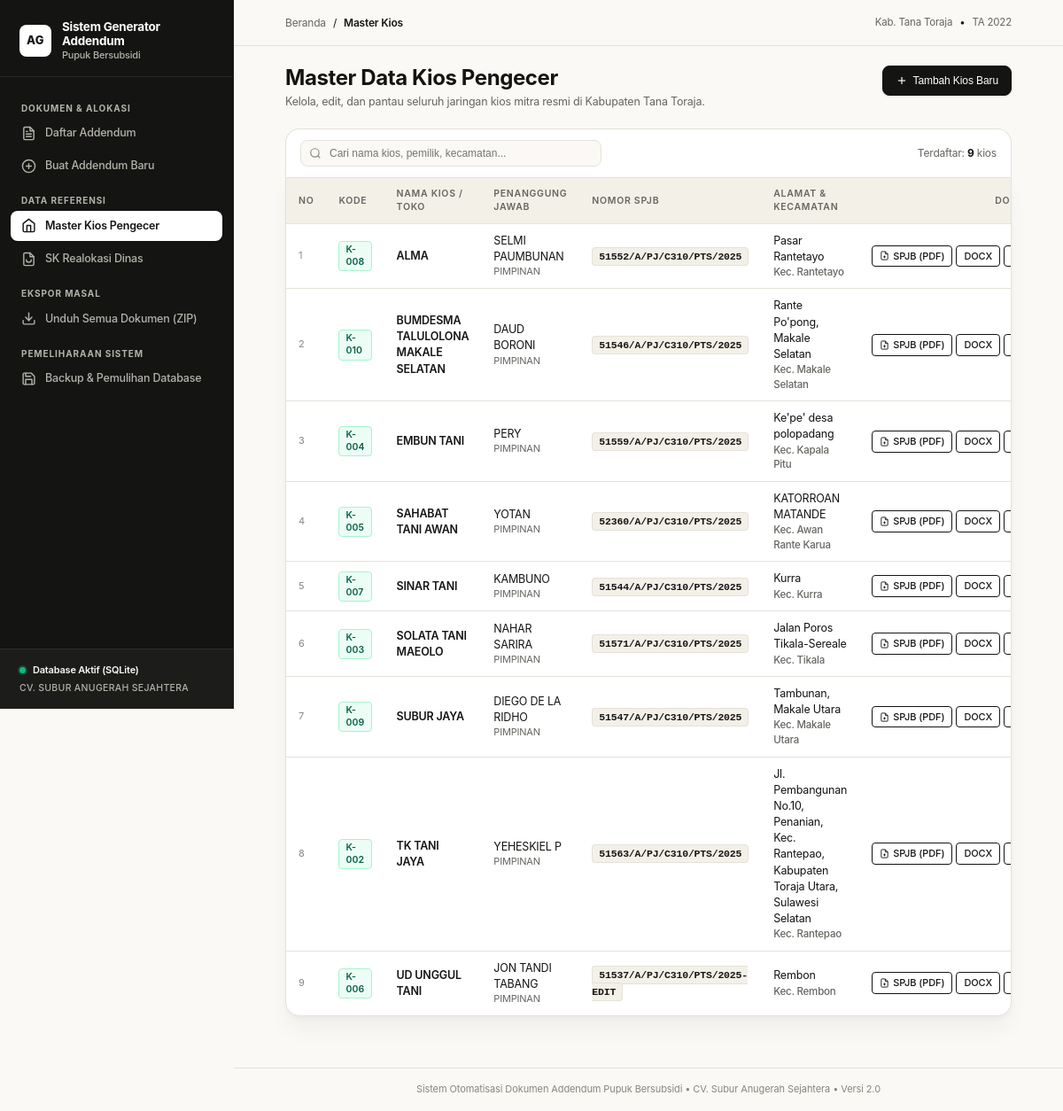
The page /kios on the database its author committed.
### models.py (models this page shows)
class Kios(Base):
    __tablename__ = "kios"
    id = Column(Integer, primary_key=True, autoincrement=True)
    nama_kios = Column(String(150), nullable=False)
    nama_pemilik = Column(String(100), nullable=False)
    jabatan = Column(String(100), default="PIMPINAN")
    alamat = Column(String(255), nullable=False)
    kecamatan = Column(String(255), nullable=False)
    kabupaten = Column(String(100), default="Tana Toraja")
    kode_kios = Column(String(50), nullable=True)
    nomor_spjb = Column(String(150), nullable=True) # Nomor Surat Perjanjian Jual Beli Pokok (misal: 01/SP/CV.ST/I/2022)
    perjanjian_induk = relationship("PerjanjianInduk", back_populates="kios", cascade="all, delete-orphan")

### app.py (the view)
@app.route("/kios")
def kios_list():
    db = get_db()
    kios = db.query(Kios).order_by(Kios.nama_kios).all()
    next_kode_kios = generate_next_kode_kios(db)
    next_nomor_spjb = generate_next_nomor_spjb(db)
    return render_template("kios_list.html", kios=kios, next_kode_kios=next_kode_kios, next_nomor_spjb=next_nomor_spjb)

### app.py (called while the page is built)
def get_db():
    if "db" not in g:
        g.db = SessionLocal()
    return g.db

@app.teardown_appcontext
def teardown_db(exception=None):
    db = g.pop("db", None)
    if db is not None:
        db.close()

def generate_next_kode_kios(db):
    kios_codes = db.query(Kios.kode_kios).filter(Kios.kode_kios.isnot(None)).all()
    max_num = 0
    for (k_code,) in kios_codes:
        if k_code:
            match = re.search(r"K-(\d+)", k_code, re.IGNORECASE)
            if match:
                num = int(match.group(1))
                if num > max_num:
                    max_num = num
            else:
                match_digits = re.search(r"(\d+)", k_code)
                if match_digits:
                    num = int(match_digits.group(1))
                    if num > max_num:
                        max_num = num
    if max_num > 0:
        next_num = max_num + 1
    else:
        next_num = db.query(Kios).count() + 1
    return f"K-{next_num:03d}"

def generate_next_nomor_spjb(db, tahun: int = 2022):
    spjb_list = db.query(Kios.nomor_spjb).filter(Kios.nomor_spjb.isnot(None)).all()
    max_num = 0
    for (spjb,) in spjb_list:
        if spjb:
            match = re.search(r"^(\d+)/SP/", spjb, re.IGNORECASE)
            if match:
                num = int(match.group(1))
                if num > max_num:
                    max_num = num
    if max_num > 0:
        next_num = max_num + 1
    else:
        next_num = db.query(Kios).count() + 1
    return generate_nomor_spjb(next_num, tahun)

### terbilang.py (called while the page is built)
def generate_nomor_spjb(nomor_urut: int, tahun: int = 2022) -> str:
    return f"{nomor_urut:02d}/SP/CV.ST/I/{tahun}"

### templates/kios_list.html (shortened to what this page needs)
{% extends "base.html" %}
{% block breadcrumb %}Master Kios{% endblock %}
{% block content %}
<div class="page-title-group">
  <div>
    <h1 class="page-headline">Master Data Kios Pengecer</h1>
    <p class="page-subheadline">Kelola, edit, dan pantau seluruh jaringan kios mitra resmi di Kabupaten Tana Toraja.</p>
  </div>
  <div class="page-action-buttons">
    <button onclick="openCreateModal()" class="btn btn-primary">
      <svg width="14" height="14" viewBox="0 0 24 24" fill="none" stroke="currentColor" stroke-width="2"><line x1="12" y1="5" x2="12" y2="19"></line><line x1="5" y1="12" x2="19" y2="12"></line></svg>
      Tambah Kios Baru
    </button>
  </div>
</div>
<div class="table-filter-bar">
  <div class="search-input-box">
    <input type="text" id="kiosSearchInput" placeholder="Cari nama kios, pemilik, kecamatan..." onkeyup="filterKiosTable()">
  </div>
  <div style="font-size: 12px; color: var(--text-secondary);">
    Terdaftar: <b style="color: var(--text-primary);">{{ kios|length }}</b> kios
  </div>
</div>
<div class="table-wrapper with-filter">
  <table class="data-table" id="kiosTable">
    <thead>
      <tr>
        <th style="width: 45px;">NO</th>
        <th style="width: 80px;">KODE</th>
        <th>NAMA KIOS / TOKO</th>
        <th>PENANGGUNG JAWAB</th>
        <th style="width: 175px;">NOMOR SPJB</th>
        <th>ALAMAT & KECAMATAN</th>
        <th style="text-align: right; width: 250px;">DOKUMEN & AKSI</th>
      </tr>
    </thead>
    <tbody>
      {% for k in kios %}
      <tr>
        <td style="color: var(--text-muted); font-size: 11px;">{{ loop.index }}</td>
        <td><span class="badge badge-green">{{ k.kode_kios or '-' }}</span></td>
        <td style="font-weight: 600; color: var(--text-primary);">{{ k.nama_kios }}</td>
        <td>
          <div>{{ k.nama_pemilik }}</div>
          <div style="color: var(--text-secondary); font-size: 11px;">{{ k.jabatan }}</div>
        </td>
        <td>
          <span style="font-family: var(--font-mono); font-size: 11.5px; font-weight: 600; color: var(--text-primary); background: var(--surface-alt); padding: 3px 7px; border-radius: var(--radius-xs); border: 1px solid var(--border);">
            {{ k.nomor_spjb or '-' }}
          </span>
        </td>
        <td>
          <div>{{ k.alamat }}</div>
          <div style="font-size: 11.5px; color: var(--text-secondary); font-weight: 500;">Kec. {{ k.kecamatan }}</div>
        </td>
        <td style="text-align: right;">
          <div style="display: inline-flex; gap: 4px; align-items: center; justify-content: flex-end;">
            <a href="{{ url_for('spjb_pdf', kios_id=k.id) }}" class="btn btn-secondary btn-sm" title="Unduh SPJB format PDF" style="padding: 4px 8px; font-size: 11px; display: inline-flex; align-items: center; gap: 4px;">
              <svg width="11" height="11" viewBox="0 0 24 24" fill="none" stroke="currentColor" stroke-width="2"><path d="M14 2H6a2 2 0 0 0-2 2v16a2 2 0 0 0 2 2h12a2 2 0 0 0 2-2V8z"></path><polyline points="14 2 14 8 20 8"></polyline><line x1="12" y1="18" x2="12" y2="12"></line><line x1="9" y1="15" x2="15" y2="15"></line></svg>
              SPJB (PDF)
            </a>
            <a href="{{ url_for('spjb_docx', kios_id=k.id) }}" class="btn btn-secondary btn-sm" title="Unduh SPJB format Word DOCX" style="padding: 4px 8px; font-size: 11px;">
              DOCX
            </a>
            <button type="button" class="btn btn-secondary btn-sm" style="padding: 4px 8px; font-size: 11px;"
                    data-id="{{ k.id }}"
                    data-nama="{{ k.nama_kios|e }}"
                    data-pemilik="{{ k.nama_pemilik|e }}"
                    data-jabatan="{{ k.jabatan|e }}"
                    data-kode="{{ (k.kode_kios or '')|e }}"
                    data-spjb="{{ (k.nomor_spjb or '')|e }}"
                    data-spjb-exp="{{ k.perjanjian_induk[0].tanggal_berlaku_sampai.strftime('%Y-%m-%d') if (k.perjanjian_induk and k.perjanjian_induk[0].tanggal_berlaku_sampai) else '2022-12-31' }}"
                    data-kecamatan="{{ k.kecamatan|e }}"
                    data-alamat="{{ k.alamat|e }}"
                    onclick="openEditModalFromBtn(this)">
            </button>
          </div>
        </td>
      </tr>
      {% endfor %}
    </tbody>
  </table>
</div>
{% endblock %}

### rows shown on the page
Kios: kode_kios "K-008", nama_kios "ALMA", nama_pemilik "SELMI PAUMBUNAN", jabatan "PIMPINAN", nomor_spjb "51552/A/PJ/C310/PTS/2025", alamat "Pasar Rantetayo", kecamatan "Rantetayo"
Kios: kode_kios "K-010", nama_kios "BUMDESMA TALULOLONA MAKALE SELATAN", nama_pemilik "DAUD BORONI", jabatan "PIMPINAN", nomor_spjb "51546/A/PJ/C310/PTS/2025", alamat "Rante Po'pong, Makale Selatan", kecamatan "Makale Selatan"
Kios: kode_kios "K-004", nama_kios "EMBUN TANI", nama_pemilik "PERY", jabatan "PIMPINAN", nomor_spjb "51559/A/PJ/C310/PTS/2025", alamat "Ke'pe' desa polopadang", kecamatan "Kapala Pitu"
Kios: kode_kios "K-005", nama_kios "SAHABAT TANI AWAN", nama_pemilik "YOTAN", jabatan "PIMPINAN", nomor_spjb "52360/A/PJ/C310/PTS/2025", alamat "KATORROAN MATANDE", kecamatan "Awan Rante Karua"
Kios: kode_kios "K-007", nama_kios "SINAR TANI", nama_pemilik "KAMBUNO", jabatan "PIMPINAN", nomor_spjb "51544/A/PJ/C310/PTS/2025", alamat "Kurra", kecamatan "Kurra"
Kios: kode_kios "K-003", nama_kios "SOLATA TANI MAEOLO", nama_pemilik "NAHAR SARIRA", jabatan "PIMPINAN", nomor_spjb "51571/A/PJ/C310/PTS/2025", alamat "Jalan Poros Tikala-Sereale", kecamatan "Tikala"
Kios: kode_kios "K-009", nama_kios "SUBUR JAYA", nama_pemilik "DIEGO DE LA RIDHO", jabatan "PIMPINAN", nomor_spjb "51547/A/PJ/C310/PTS/2025", alamat "Tambunan, Makale Utara", kecamatan "Makale Utara"
Kios: kode_kios "K-002", nama_kios "TK TANI JAYA", nama_pemilik "YEHESKIEL P", jabatan "PIMPINAN", nomor_spjb "51563/A/PJ/C310/PTS/2025", alamat "Jl. Pembangunan No.10, Penanian, Kec. Rantepao, Kabupaten Toraja Utara, Sulawesi Selatan", kecamatan "Rantepao"
Kios: kode_kios "K-006", nama_kios "UD UNGGUL TANI", nama_pemilik "JON TANDI TABANG", jabatan "PIMPINAN", nomor_spjb "51537/A/PJ/C310/PTS/2025-EDIT", alamat "Rembon", kecamatan "Rembon"

### other values the page prints
{{ tahun_anggaran or 2022 }} "2022"
{{ kios|length }} "9"
